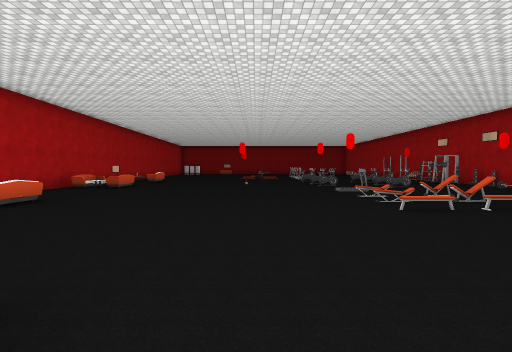
View 1 (above)

19 first-person views from a walk through a scene from a Unity 3-D project. The camera is 1.5 m above the floor, tilts 2° down and sees 90° across. The floor is counted in squares, 2 m on a side. Each view is taken from the middle of a square. On the plan, view 1 faces up. The plan holds only what a view shows up to about 9 squares ahead; the rest is blank. The place goes on beyond the plan. The player is left out. Some surface patterns are stand-ins.

View 2
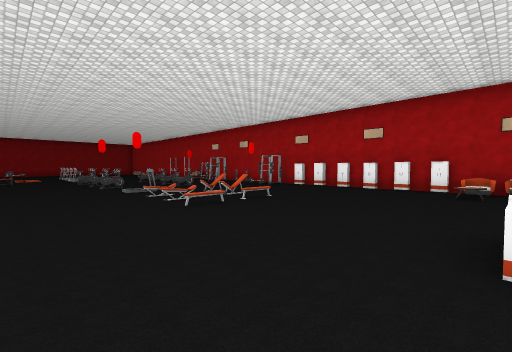

View 3
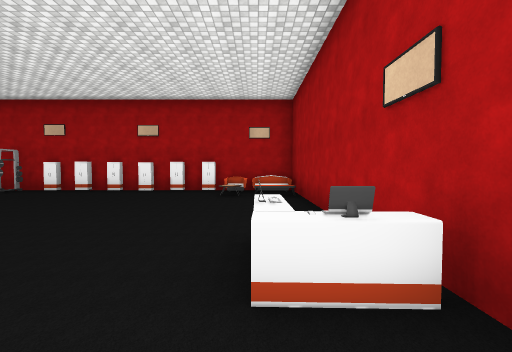

View 4
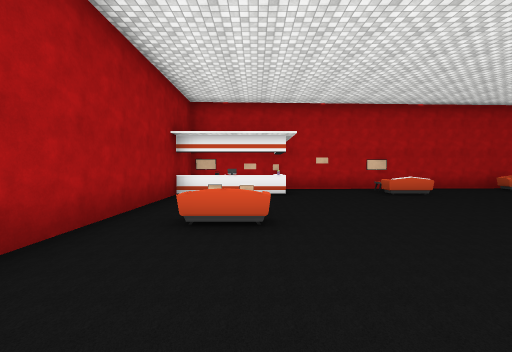

View 5
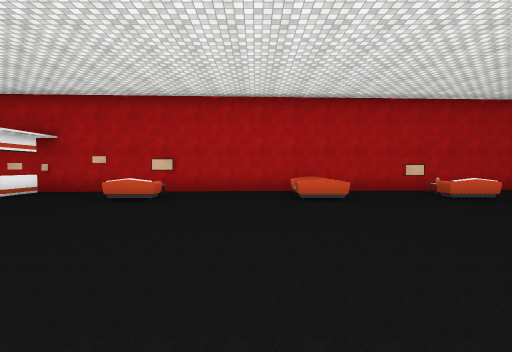

View 6
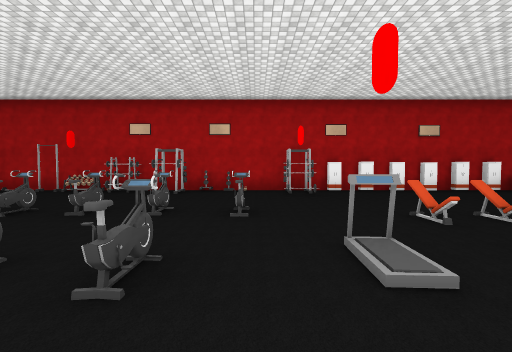

View 7
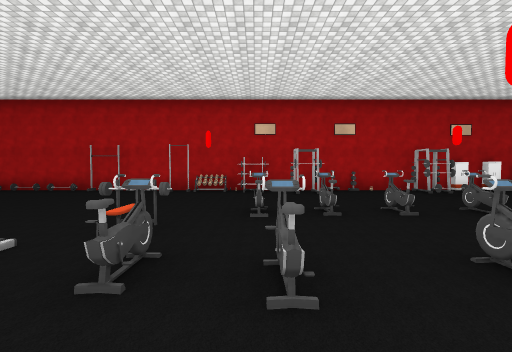

View 8
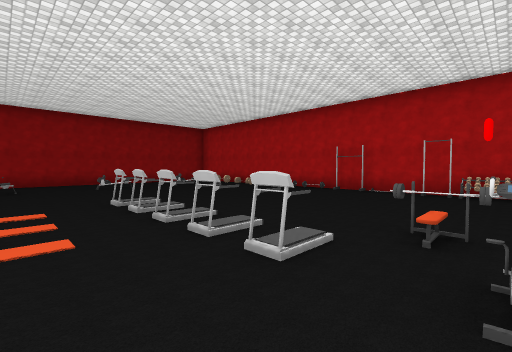

View 9
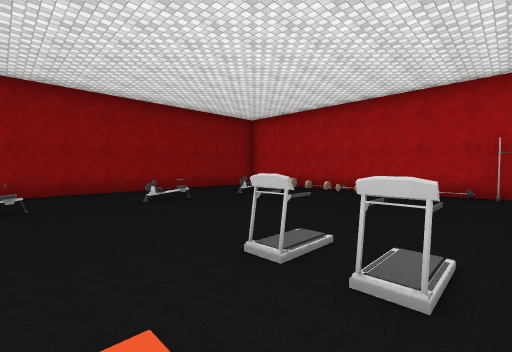

View 10
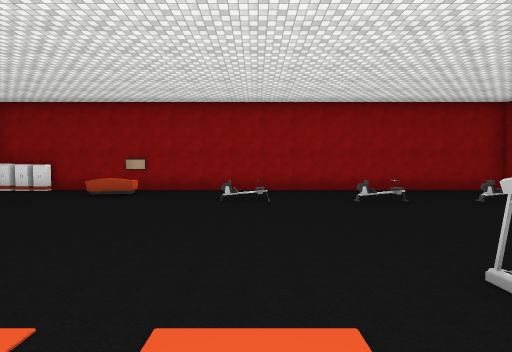

View 11
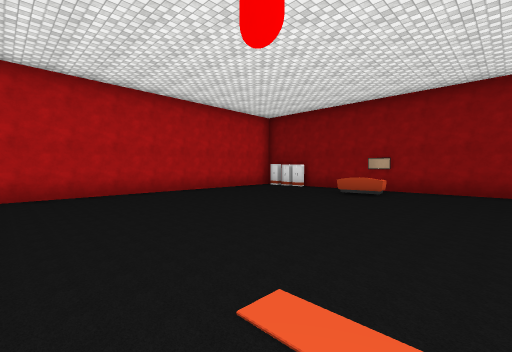

View 12
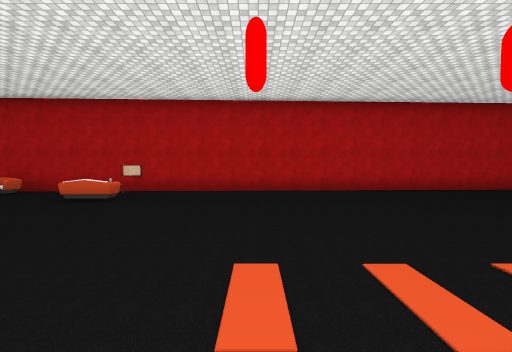

View 13
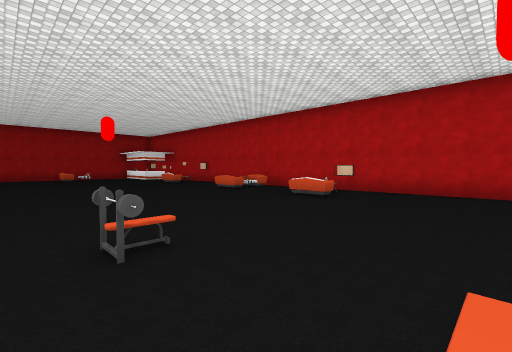

View 14
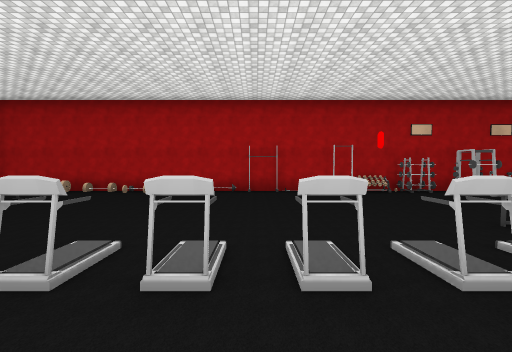

View 15
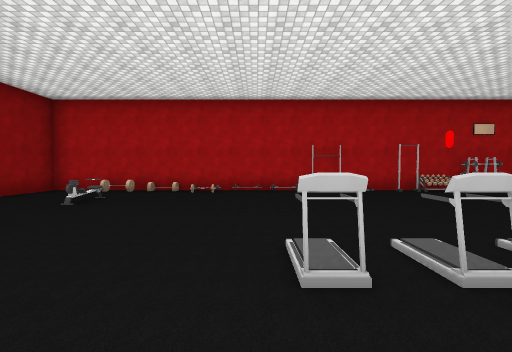

View 16
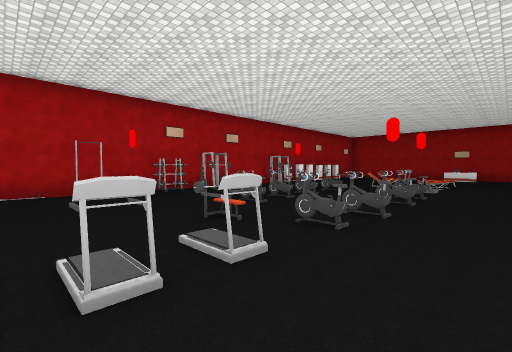

View 17
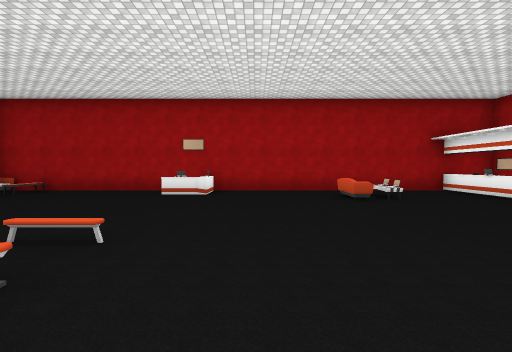

View 18
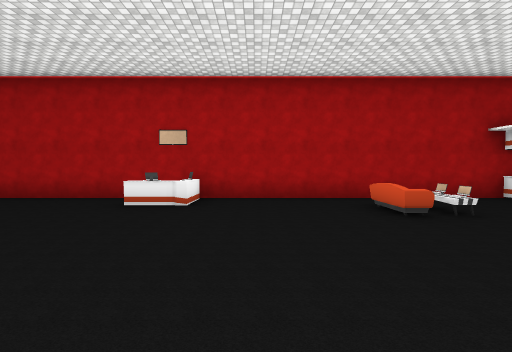

View 19
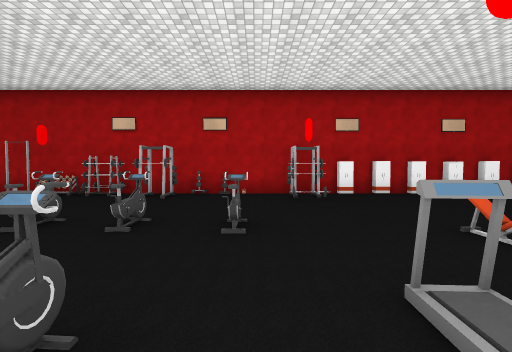

### Floor plan
Points are (right, up) in squares from view 1. A wall is a line through its corners. A room is listed if a view was taken in it or the views show most of it. See-through windows are left out.
Room 1 (views 1, 2, 3, 4, 5, 6, 7, 8, 9, 10, 11, 12, 13, 14, 15, 16, 17, 18, 19)
walls: (9.3, 15.4) (9.3, 26.5) (-5.9, 26.5); (9.3, 6.6) (9.3, 9.4); (9, 6.2) (9, 6.8); (9.3, 5.6) (9.3, 6.4); (9, 5.2) (9, 5.8); (9.3, 4.6) (9.3, 5.4); (9, 4.2) (9, 4.8); (9.3, 3.6) (9.3, 4.4); (9.3, 1.6) (9.3, 2.4); (-5.7, 26.3) (-6.2, 26.3); (-6.3, 26.2) (-7.2, 26.2); (-7.7, 25.7) (-6.6, -1.2) (9.3, -1.2) (9.3, 0.5)
ways out: gap at (2, -1)
objects: other object (-7, 13); other object (-6, 2); sofa (-6, 10); other object (-6, 12); other object (-6, 13); other object (-5, -1); other object (-5, 1); other object (-5, 2); sofa (-5, 4); other object (-5, 5); sofa (-5, 9) to (-5, 10); sofa (-5, 13); sofa (-2, 25); sofa (-1, 0) to (-1, 1); bench (0, 14) to (0, 15); machine (0, 24); other object (2, 0); other object (3, 0); other object (3, 1); bench (3, 6); bench (3, 7); other object (3, 8); bike (3, 10); other object (3, 11); bike (3, 13); bike (3, 14); other object (3, 15); other object (3, 16); other object (3, 17); other object (3, 18); other object (3, 19); bench (4, 14) to (4, 15); machine (4, 24); bench (5, 5); bench (5, 6); bike (5, 9); bike (5, 11); bike (5, 12); bike (5, 13); machine (6, 24); machine (8, 7); other object (8, 8); other object (8, 11) to (8, 12); sofa (9, 1); other object (9, 10); other object (9, 13); other object (9, 14); other object (9, 15); other object (9, 18); other object (9, 24)

Positions as (right, up) in squares from view 1, and headings:
1: (0, 0), facing up
2: (0, 0), facing up-right
3: (1, 0), facing right
4: (2, 1), facing left
5: (1, 8), facing left
6: (1, 9), facing right
7: (1, 13), facing right
8: (1, 14), facing up-right
9: (1, 18), facing up-right
10: (1, 18), facing up
11: (0, 18), facing up-left
12: (1, 17), facing left
13: (1, 17), facing down-left
14: (1, 18), facing right
15: (1, 20), facing right
16: (1, 17), facing down-right
17: (1, 7), facing down
18: (1, 5), facing down
19: (2, 9), facing right
